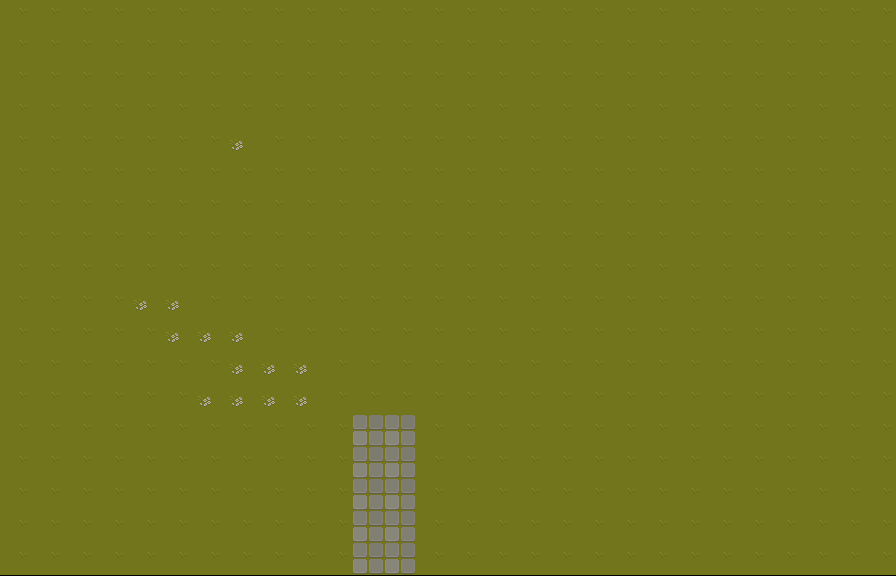

The image is a tile-based game level rendered from a .tmx file. Its description and complete source (layers, tilesets, objects, tile grids) follow:
An orthogonal 28x18 tile map with 32x32 px tiles, 1 tile layer (Tile Layer 1), 2 tilesets.

<map version="1.10" tiledversion="1.11.0" orientation="orthogonal" renderorder="right-down" compressionlevel="0" width="28" height="18" tilewidth="32" tileheight="32" infinite="0" nextlayerid="2" nextobjectid="1">
 <editorsettings>
  <chunksize width="8" height="7" />
  <export target="ruinedPath.lua" format="lua" />
 </editorsettings>
 <tileset firstgid="1" name="test tiles" tilewidth="8" tileheight="8" tilecount="138" columns="6">
  <image source="soundsheett_vFinal.png" width="48" height="184" />
 </tileset>
 <tileset firstgid="139" name="ruins grass" tilewidth="32" tileheight="32" tilecount="64" columns="8">
  <image source="Texture/TX Tileset Grass.png" width="256" height="256" />
 </tileset>
 <layer id="1" name="Tile Layer 1" width="28" height="18" offsetx="0.75" offsety="-1.5">
  <data encoding="csv">
155,155,155,155,155,155,155,155,155,155,155,155,155,155,155,155,155,155,155,155,155,155,155,155,155,155,155,155,
155,155,155,155,155,155,155,155,155,155,155,155,155,155,155,155,155,155,155,155,155,155,155,155,155,155,155,155,
155,155,155,155,155,155,155,155,155,155,155,155,155,155,155,155,155,155,155,155,155,155,155,155,155,155,155,155,
155,155,155,155,155,155,155,155,155,155,155,155,155,155,155,155,155,155,155,155,155,155,155,155,155,155,155,155,
155,155,155,155,155,155,155,151,155,155,155,155,155,155,155,155,155,155,155,155,155,155,155,155,155,155,155,155,
155,155,155,155,155,155,155,155,155,155,155,155,155,155,155,155,155,155,155,155,155,155,155,155,155,155,155,155,
155,155,155,155,155,155,155,155,155,155,155,155,155,155,155,155,155,155,155,155,155,155,155,155,155,155,155,155,
155,155,155,155,155,155,155,155,155,155,155,155,155,155,155,155,155,155,155,155,155,155,155,155,155,155,155,155,
155,155,155,155,155,155,155,155,155,155,155,155,155,155,155,155,155,155,155,155,155,155,155,155,155,155,155,155,
155,155,155,155,151,151,155,155,155,155,155,155,155,155,155,155,155,155,155,155,155,155,155,155,155,155,155,155,
155,155,155,155,155,151,151,151,155,155,155,155,155,155,155,155,155,155,155,155,155,155,155,155,155,155,155,155,
155,155,155,155,155,155,155,151,151,151,155,155,155,155,155,155,155,155,155,155,155,155,155,155,155,155,155,155,
155,155,155,155,155,155,151,151,151,151,155,155,155,155,155,155,155,155,155,155,155,155,155,155,155,155,155,155,
155,155,155,155,155,155,155,155,155,155,155,171,171,155,155,155,155,155,155,155,155,155,155,155,155,155,155,155,
155,155,155,155,155,155,155,155,155,155,155,171,171,155,155,155,155,155,155,155,155,155,155,155,155,155,155,155,
155,155,155,155,155,155,155,155,155,155,155,171,171,155,155,155,155,155,155,155,155,155,155,155,155,155,155,155,
155,155,155,155,155,155,155,155,155,155,155,171,171,155,155,155,155,155,155,155,155,155,155,155,155,155,155,155,
155,155,155,155,155,155,155,155,155,155,155,171,171,155,155,155,155,155,155,155,155,155,155,155,155,155,155,155
</data>
 </layer>
</map>
